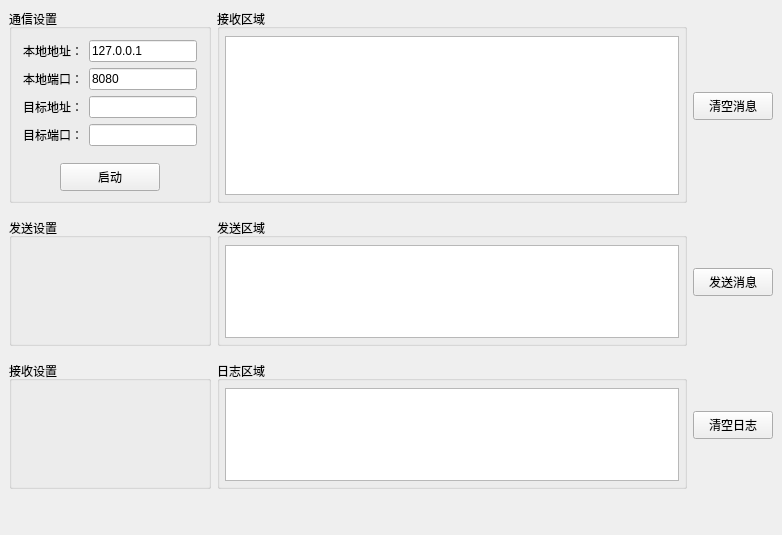
<?xml version="1.0" encoding="UTF-8"?>
<ui version="4.0">
 <class>LeonWgt</class>
 <widget class="QWidget" name="LeonWgt">
  <property name="geometry">
   <rect>
    <x>0</x>
    <y>0</y>
    <width>782</width>
    <height>535</height>
   </rect>
  </property>
  <property name="windowTitle">
   <string>LeonWgt</string>
  </property>
  <layout class="QVBoxLayout" name="verticalLayout_2">
   <property name="spacing">
    <number>15</number>
   </property>
   <property name="leftMargin">
    <number>9</number>
   </property>
   <property name="topMargin">
    <number>9</number>
   </property>
   <property name="rightMargin">
    <number>9</number>
   </property>
   <property name="bottomMargin">
    <number>9</number>
   </property>
   <item>
    <widget class="QWidget" name="widget_3" native="true">
     <layout class="QHBoxLayout" name="horizontalLayout_4" stretch="3,7,0">
      <property name="leftMargin">
       <number>0</number>
      </property>
      <property name="topMargin">
       <number>0</number>
      </property>
      <property name="rightMargin">
       <number>0</number>
      </property>
      <property name="bottomMargin">
       <number>0</number>
      </property>
      <item>
       <widget class="QGroupBox" name="groupBox">
        <property name="title">
         <string>通信设置</string>
        </property>
        <layout class="QVBoxLayout" name="verticalLayout_3">
         <property name="leftMargin">
          <number>0</number>
         </property>
         <property name="topMargin">
          <number>0</number>
         </property>
         <property name="rightMargin">
          <number>0</number>
         </property>
         <property name="bottomMargin">
          <number>9</number>
         </property>
         <item>
          <widget class="QWidget" name="widget" native="true">
           <layout class="QGridLayout" name="gridLayout">
            <item row="0" column="0">
             <widget class="QLabel" name="label">
              <property name="text">
               <string>本地地址：</string>
              </property>
             </widget>
            </item>
            <item row="0" column="1">
             <widget class="QLineEdit" name="lineEdit">
              <property name="text">
               <string>127.0.0.1</string>
              </property>
             </widget>
            </item>
            <item row="1" column="0">
             <widget class="QLabel" name="label_2">
              <property name="text">
               <string>本地端口：</string>
              </property>
             </widget>
            </item>
            <item row="1" column="1">
             <widget class="QLineEdit" name="lineEdit_2">
              <property name="text">
               <string>8080</string>
              </property>
             </widget>
            </item>
            <item row="2" column="0">
             <widget class="QLabel" name="label_3">
              <property name="text">
               <string>目标地址：</string>
              </property>
             </widget>
            </item>
            <item row="2" column="1">
             <widget class="QLineEdit" name="lineEdit_3"/>
            </item>
            <item row="3" column="0">
             <widget class="QLabel" name="label_4">
              <property name="text">
               <string>目标端口：</string>
              </property>
             </widget>
            </item>
            <item row="3" column="1">
             <widget class="QLineEdit" name="lineEdit_4"/>
            </item>
           </layout>
          </widget>
         </item>
         <item>
          <widget class="QWidget" name="widget_2" native="true">
           <layout class="QHBoxLayout" name="horizontalLayout_5">
            <property name="leftMargin">
             <number>0</number>
            </property>
            <property name="topMargin">
             <number>0</number>
            </property>
            <property name="rightMargin">
             <number>0</number>
            </property>
            <property name="bottomMargin">
             <number>0</number>
            </property>
            <item>
             <spacer name="horizontalSpacer">
              <property name="orientation">
               <enum>Qt::Horizontal</enum>
              </property>
              <property name="sizeHint" stdset="0">
               <size>
                <width>40</width>
                <height>20</height>
               </size>
              </property>
             </spacer>
            </item>
            <item>
             <widget class="QPushButton" name="m_pStartBtn">
              <property name="sizePolicy">
               <sizepolicy hsizetype="Fixed" vsizetype="Fixed">
                <horstretch>0</horstretch>
                <verstretch>0</verstretch>
               </sizepolicy>
              </property>
              <property name="minimumSize">
               <size>
                <width>100</width>
                <height>28</height>
               </size>
              </property>
              <property name="text">
               <string>启动</string>
              </property>
             </widget>
            </item>
            <item>
             <spacer name="horizontalSpacer_2">
              <property name="orientation">
               <enum>Qt::Horizontal</enum>
              </property>
              <property name="sizeHint" stdset="0">
               <size>
                <width>40</width>
                <height>20</height>
               </size>
              </property>
             </spacer>
            </item>
           </layout>
          </widget>
         </item>
        </layout>
       </widget>
      </item>
      <item>
       <widget class="QGroupBox" name="groupBox_3">
        <property name="title">
         <string>接收区域</string>
        </property>
        <layout class="QHBoxLayout" name="horizontalLayout_6">
         <property name="leftMargin">
          <number>5</number>
         </property>
         <property name="topMargin">
          <number>7</number>
         </property>
         <property name="rightMargin">
          <number>5</number>
         </property>
         <property name="bottomMargin">
          <number>5</number>
         </property>
         <item>
          <widget class="QTextEdit" name="textEdit"/>
         </item>
        </layout>
       </widget>
      </item>
      <item>
       <widget class="QPushButton" name="m_pClearRecvMsgBtn">
        <property name="sizePolicy">
         <sizepolicy hsizetype="Fixed" vsizetype="Fixed">
          <horstretch>0</horstretch>
          <verstretch>0</verstretch>
         </sizepolicy>
        </property>
        <property name="minimumSize">
         <size>
          <width>80</width>
          <height>28</height>
         </size>
        </property>
        <property name="text">
         <string>清空消息</string>
        </property>
       </widget>
      </item>
     </layout>
    </widget>
   </item>
   <item>
    <widget class="QWidget" name="m_pSendMsgWgt" native="true">
     <layout class="QHBoxLayout" name="horizontalLayout" stretch="3,7,0">
      <property name="leftMargin">
       <number>0</number>
      </property>
      <property name="topMargin">
       <number>0</number>
      </property>
      <property name="rightMargin">
       <number>0</number>
      </property>
      <property name="bottomMargin">
       <number>0</number>
      </property>
      <item>
       <widget class="QGroupBox" name="groupBox_6">
        <property name="title">
         <string>发送设置</string>
        </property>
       </widget>
      </item>
      <item>
       <widget class="QGroupBox" name="groupBox_2">
        <property name="title">
         <string>发送区域</string>
        </property>
        <layout class="QHBoxLayout" name="horizontalLayout_2">
         <property name="leftMargin">
          <number>5</number>
         </property>
         <property name="topMargin">
          <number>7</number>
         </property>
         <property name="rightMargin">
          <number>5</number>
         </property>
         <property name="bottomMargin">
          <number>5</number>
         </property>
         <item>
          <widget class="QTextEdit" name="textEdit_2"/>
         </item>
        </layout>
       </widget>
      </item>
      <item>
       <widget class="QPushButton" name="m_pSendMsgBtn">
        <property name="sizePolicy">
         <sizepolicy hsizetype="Fixed" vsizetype="Fixed">
          <horstretch>0</horstretch>
          <verstretch>0</verstretch>
         </sizepolicy>
        </property>
        <property name="minimumSize">
         <size>
          <width>80</width>
          <height>28</height>
         </size>
        </property>
        <property name="text">
         <string>发送消息</string>
        </property>
       </widget>
      </item>
     </layout>
    </widget>
   </item>
   <item>
    <widget class="QWidget" name="m_pLogMsgWgt" native="true">
     <layout class="QHBoxLayout" name="horizontalLayout_3" stretch="3,7,0">
      <property name="leftMargin">
       <number>0</number>
      </property>
      <property name="topMargin">
       <number>0</number>
      </property>
      <property name="rightMargin">
       <number>0</number>
      </property>
      <property name="bottomMargin">
       <number>0</number>
      </property>
      <item>
       <widget class="QGroupBox" name="groupBox_5">
        <property name="title">
         <string>接收设置</string>
        </property>
        <layout class="QVBoxLayout" name="verticalLayout_4"/>
       </widget>
      </item>
      <item>
       <widget class="QGroupBox" name="groupBox_4">
        <property name="title">
         <string>日志区域</string>
        </property>
        <layout class="QHBoxLayout" name="horizontalLayout_7">
         <property name="leftMargin">
          <number>5</number>
         </property>
         <property name="topMargin">
          <number>7</number>
         </property>
         <property name="rightMargin">
          <number>5</number>
         </property>
         <property name="bottomMargin">
          <number>5</number>
         </property>
         <item>
          <widget class="QTextEdit" name="textEdit_3"/>
         </item>
        </layout>
       </widget>
      </item>
      <item>
       <widget class="QPushButton" name="m_pClearLogBtn">
        <property name="sizePolicy">
         <sizepolicy hsizetype="Fixed" vsizetype="Fixed">
          <horstretch>0</horstretch>
          <verstretch>0</verstretch>
         </sizepolicy>
        </property>
        <property name="minimumSize">
         <size>
          <width>80</width>
          <height>28</height>
         </size>
        </property>
        <property name="text">
         <string>清空日志</string>
        </property>
       </widget>
      </item>
     </layout>
    </widget>
   </item>
   <item>
    <widget class="QWidget" name="m_pOptMsgWgt" native="true">
     <layout class="QVBoxLayout" name="verticalLayout"/>
    </widget>
   </item>
  </layout>
 </widget>
 <layoutdefault spacing="6" margin="11"/>
 <resources/>
 <connections/>
</ui>
